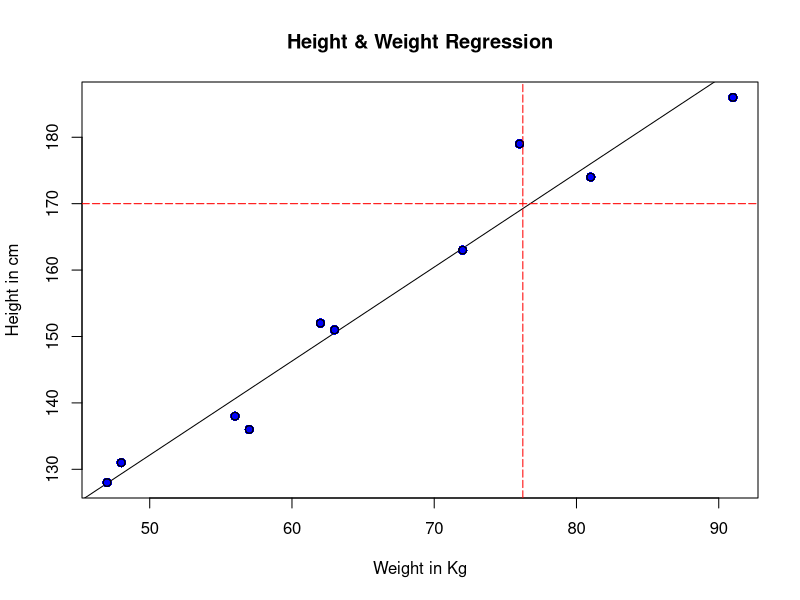

The R source for this figure:
# Linear Regression 
#
# tutorial from 
# https://www.tutorialspoint.com/r/r_linear_regression.htm#

# general mathematical equation for linear regression (linReg)
# is "y = ax + b"
# ->y is the response variable
# ->x is the predictor variable
#  -> a and b are constants which are called coefficients
#
# Steps to Establish a Regression
# example: predicting weight of person when height is known
# 1) gather information (measure) sample values where height and 
#         corresponding weight is known
# 2) create a relationship model using lm() functions in R
# 3) find the coefficients from the model created and create a 
#         mathematical equation using these
# 4) get a summary of the relation sphip model to know the average error in 
#         the predictions. also called residuals.
# 5) to predict the weight of new persons, use the predict() function in R


# Input Data

# Values of height
#151, 174, 138, 186, 128, 136, 179, 163, 152, 131
x <- c(151, 174, 138, 186, 128, 136, 179, 163, 152, 131)

# Values of weight.
#63, 81, 56, 91, 47, 57, 76, 72, 62, 48
y <- c(63, 81, 56, 91, 47, 57, 76, 72, 62, 48)

# Apply the lm() function.
relation <- lm(y~x)

# print relation
print(relation)

# print summary of relation
print(summary(relation))

# predicting
# syntax: predict(object, new data)
# -> object: is the formula we already created using lm() function
# -> newdata: is the vector containing the new value for predictor variable

# predict weight of new persons
# The predictor vector.
x <- c(151, 174, 138, 186, 128, 136, 179, 163, 152, 131)

# The response vector.
y <- c(63, 81, 56, 91, 47, 57, 76, 72, 62, 48)

# Apply the lm() function.
relation <- lm(y~x)

# Find weight of a person with height 170.
a <- data.frame(x = 170)
result <-  predict(relation,a)
print(result)

# visualize the regression Graphically:
# Create the predictor and response variable.
x <- c(151, 174, 138, 186, 128, 136, 179, 163, 152, 131)
y <- c(63, 81, 56, 91, 47, 57, 76, 72, 62, 48)
relation <- lm(y~x)

# Give the chart file a name.
png(file = "linearregression.png")

# Plot the chart.
plot(y,x,col = "blue",main = "Height & Weight Regression",
     abline(lm(x~y)),cex = 1.3,pch = 16,
     xlab = "Weight in Kg",ylab = "Height in cm")
# lines for predicted value
lines(y,x, abline(h=170, ,col="red", lty = 5))  # lty = 5 .... long-dashed line
lines(y,x, abline(v=76.22869 ,col="red", lty = 5)) #v-value from prediction


# Save the file.
dev.off()

